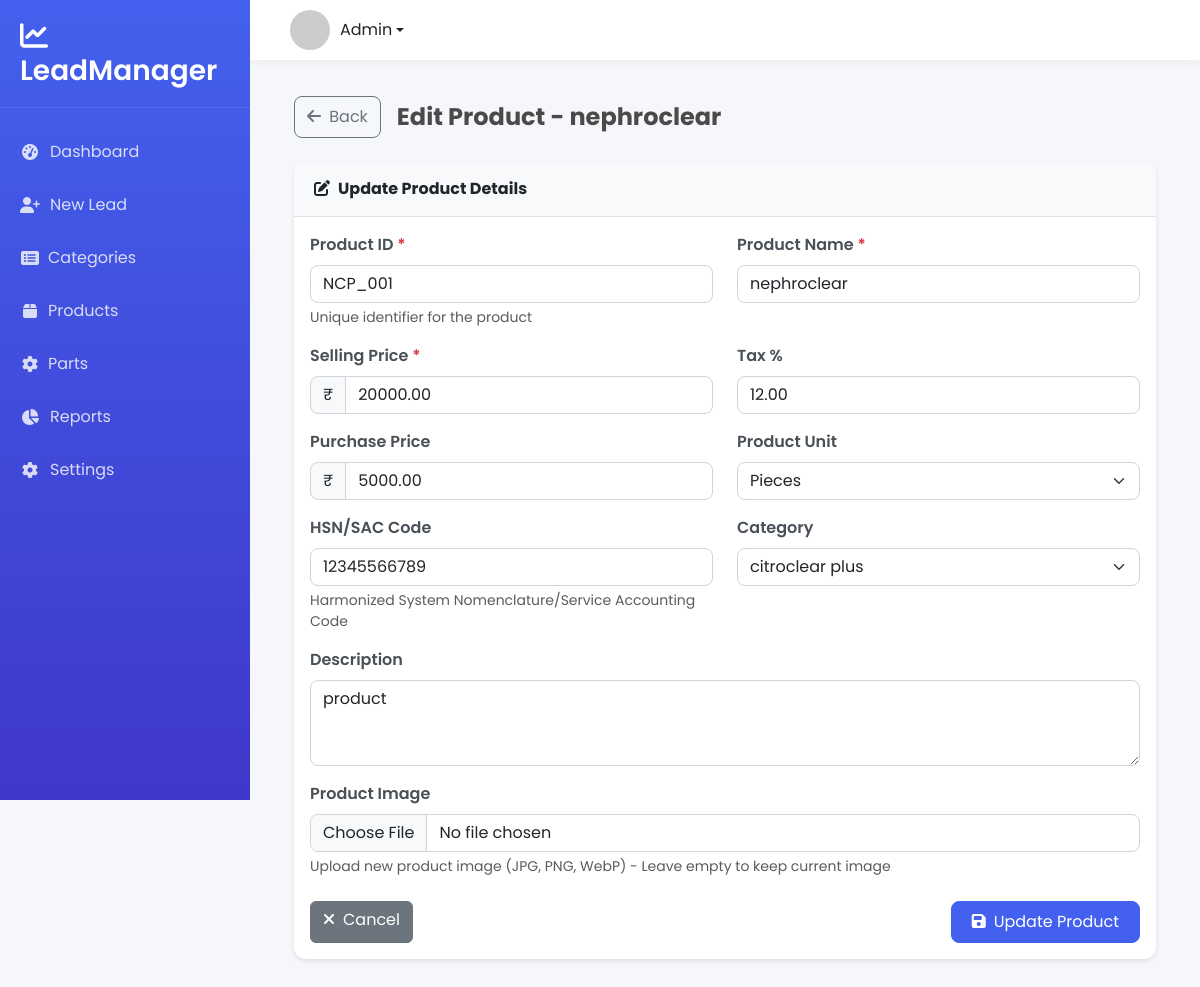
The page /customers/product/edit/4/ on the database its author committed.
### leads/models.py (models this page shows, shortened)
class CustomerProduct(models.Model):
    UNIT_CHOICES = [
        ('pcs', 'Pieces'),
        ('kg', 'Kilogram'),
        ('ltr', 'Liter'),
        ('box', 'Box'),
        ('nos', 'Numbers'),
        ('mtr', 'Meter'),
        ('sqft', 'Square Feet'),
        ('set', 'Set'),
    ]
    customer = models.ForeignKey(Customer, on_delete=models.CASCADE, related_name='products')
    product_id = models.CharField(max_length=50)
    product_name = models.CharField(max_length=200)
    selling_price = models.DecimalField(max_digits=10, decimal_places=2)
    purchase_price = models.DecimalField(max_digits=10, decimal_places=2, null=True, blank=True)
    tax_percent = models.DecimalField(max_digits=5, decimal_places=2, null=True, blank=True)
    product_unit = models.CharField(max_length=10, choices=UNIT_CHOICES, blank=True)
    hsn_sac = models.CharField(max_length=20, blank=True)
    category = models.ForeignKey('Category', on_delete=models.SET_NULL, null=True, blank=True)
    description = models.TextField(blank=True)
    product_image = models.ImageField(upload_to='customer_products/', blank=True, null=True)
    created_at = models.DateTimeField(auto_now_add=True)
    updated_at = models.DateTimeField(auto_now=True)

class Category(models.Model):
    id = models.CharField(max_length=50, primary_key=True)
    name = models.CharField(max_length=100)
    description = models.TextField(blank=True, null=True)
    image = models.ImageField(upload_to='categories/', blank=True, null=True)
    created_at = models.DateTimeField(auto_now_add=True)
    updated_at = models.DateTimeField(auto_now=True)

### leads/views.py (the view, shortened to what this page needs)
# urls.py: path('customers/product/edit/<int:product_id>/', views.edit_customer_product, name='edit_customer_product'),
def edit_customer_product(request, product_id):
   product = get_object_or_404(CustomerProduct, id=product_id)
   customer = product.customer
   categories = Category.objects.all()
   context = {
       'customer': customer,
       'product': product,
       'categories': categories,
   }
   return render(request, 'edit_customer_product.html', context)

### leads/templates/edit_customer_product.html (shortened to what this page needs)
{% extends "base.html" %}
{% block content %}
<div class="container-fluid px-2 px-md-4 py-3">
    <div class="d-flex justify-content-between align-items-center mb-4">
        <div class="d-flex align-items-center">
            <a href="{% url 'customer_detail' customer.id %}" class="btn btn-outline-secondary me-2 me-md-3 btn-mobile">
                <i class="fas fa-arrow-left"></i>
                <span class="d-none d-md-inline ms-1">Back</span>
            </a>
            <h4 class="mb-0 fw-bold">Edit Product - {{ product.product_name }}</h4>
        </div>
    </div>
    <div class="card">
        <div class="card-header bg-light fw-bold">
            <i class="fas fa-edit me-2"></i>Update Product Details
        </div>
        <div class="card-body">
            <form method="POST" enctype="multipart/form-data">
                <div class="row mb-3">
                    <div class="col-md-6">
                        <label for="product_id" class="form-label">Product ID <span class="text-danger">*</span></label>
                        <input type="text" name="product_id" id="product_id" class="form-control" value="{{ product.product_id }}" required>
                        <div class="form-text">Unique identifier for the product</div>
                    </div>
                    <div class="col-md-6">
                        <label for="product_name" class="form-label">Product Name <span class="text-danger">*</span></label>
                        <input type="text" name="product_name" id="product_name" class="form-control" value="{{ product.product_name }}" required>
                    </div>
                </div>
                <div class="row mb-3">
                    <div class="col-md-6">
                        <label for="selling_price" class="form-label">Selling Price <span class="text-danger">*</span></label>
                        <div class="input-group">
                            <span class="input-group-text">₹</span>
                            <input type="number" name="selling_price" id="selling_price" class="form-control" step="0.01" value="{{ product.selling_price }}" required>
                        </div>
                    </div>
                    <div class="col-md-6">
                        <label for="tax_percent" class="form-label">Tax %</label>
                        <input type="number" name="tax_percent" id="tax_percent" class="form-control" step="0.01" value="{{ product.tax_percent|default:'' }}" placeholder="18.00">
                    </div>
                </div>
                <div class="row mb-3">
                    <div class="col-md-6">
                        <label for="purchase_price" class="form-label">Purchase Price</label>
                        <div class="input-group">
                            <span class="input-group-text">₹</span>
                            <input type="number" name="purchase_price" id="purchase_price" class="form-control" step="0.01" value="{{ product.purchase_price|default:'' }}">
                        </div>
                    </div>
                    <div class="col-md-6">
                        <label for="product_unit" class="form-label">Product Unit</label>
                        <select name="product_unit" id="product_unit" class="form-select">
                            <option value="pcs" {% if product.product_unit == 'pcs' %}selected{% endif %}>Pieces</option>
                        </select>
                    </div>
                </div>
                <div class="row mb-3">
                    <div class="col-md-6">
                        <label for="hsn_sac" class="form-label">HSN/SAC Code</label>
                        <input type="text" name="hsn_sac" id="hsn_sac" class="form-control" value="{{ product.hsn_sac }}" placeholder="e.g., 1234567890">
                        <div class="form-text">Harmonized System Nomenclature/Service Accounting Code</div>
                    </div>
                    <div class="col-md-6">
                        <label for="category_id" class="form-label">Category</label>
                        <select name="category_id" id="category_id" class="form-select">
                            {% for category in categories %}
                                <option value="{{ category.id }}" {% if product.category_id == category.id %}selected{% endif %}>{{ category.name }}</option>
                            {% endfor %}
                        </select>
                    </div>
                </div>
                <div class="mb-3">
                    <label for="description" class="form-label">Description</label>
                    <textarea name="description" id="description" class="form-control" rows="3" placeholder="Product description, features, specifications...">{{ product.description }}</textarea>
                </div>
                <div class="mb-4">
                    <label for="product_image" class="form-label">Product Image</label>
                    <input type="file" name="product_image" id="product_image" class="form-control" accept="image/*">
                    <div class="form-text">Upload new product image (JPG, PNG, WebP) - Leave empty to keep current image</div>
                </div>
                <div class="d-flex justify-content-between">
                    <a href="{% url 'customer_detail' customer.id %}" class="btn btn-secondary">
                        <i class="fas fa-times me-2"></i>Cancel
                    </a>
                    <button type="submit" class="btn btn-primary">
                        <i class="fas fa-save me-2"></i>Update Product
                    </button>
                </div>
            </form>
        </div>
    </div>
</div>
{% endblock %}

### leads/templates/base.html (style rules this page uses)
:root { --primary-color: #4361ee; --secondary-color: #3f37c9; --accent-color: #4895ef; --light-color: #f8f9fa; --dark-color: #212529; --sidebar-width: 250px; --header-height: 60px; }
body { font-family: 'Poppins', sans-serif; background-color: #f5f7fa; color: #4a4a4a; min-height: 100vh; display: flex; flex-direction: column; }
.card { border: none; border-radius: 10px; box-shadow: 0 4px 20px rgba(0, 0, 0, 0.05); margin-bottom: 20px; transition: all 0.3s; }
.card-header { background-color: white; border-bottom: 1px solid rgba(0, 0, 0, 0.05); font-weight: 600; padding: 15px 20px; border-radius: 10px 10px 0 0 !important; }
.btn-primary { background-color: var(--primary-color); border-color: var(--primary-color); padding: 8px 20px; border-radius: 8px; }

### leads/templates/edit_customer_product.html (style rules this page uses)
.btn-mobile { padding: 8px 12px; border-radius: 8px; }
.form-label { font-weight: 600; color: #495057; margin-bottom: 0.5rem; }
.form-control, .form-select { border-radius: 8px; border: 1px solid #ced4da; transition: border-color 0.15s ease-in-out, box-shadow 0.15s ease-in-out; }
.card { border-radius: 12px; border: none; box-shadow: 0 2px 4px rgba(0,0,0,0.1); }
.card-header { border-radius: 12px 12px 0 0 !important; border-bottom: 1px solid #dee2e6; }
.text-danger { color: #dc3545 !important; }
.input-group-text { background-color: #f8f9fa; border: 1px solid #ced4da; border-radius: 8px 0 0 8px; }

### rows shown on the page
CustomerProduct: product_name "nephroclear", product_id "NCP_001", selling_price "20000.00", tax_percent "12.00", purchase_price "5000.00", product_unit "Pieces", hsn_sac "12345566789", category_id "citroclear plus", description "product"
